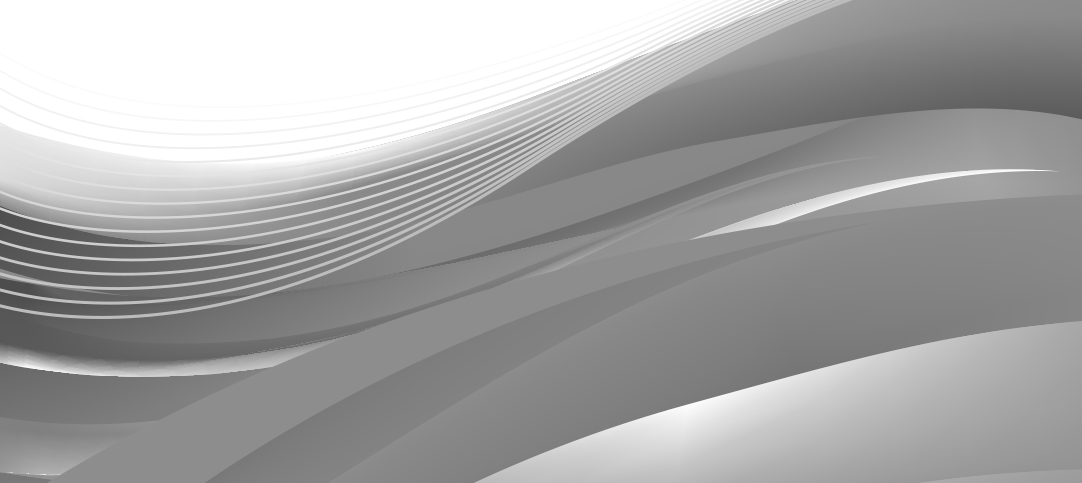
#> input picture JPEG_ENCODER/assets/something.bmp, 1082 x 483 px
$ python run.py --input assets/something.bmp
#> lines starting #> are read from the running program, lines starting #| are printed output that depends on the picture
### JPEG_ENCODER/encoder.py
import cv2
import numpy as np
# from huffman import huffman, dehuffman, inverse
import copy
import rawpy
import LZW
import datetime
class encoder():
  def __init__(self, path):
    self.img = cv2.imread(path)
    self.path = path
    # with rawpy.imread(path) as raw:
    #   rgb = raw.postprocess()
    # self.img = cv2.COLOR_RGB2BGR(rgb)
    self.origin_img = copy.deepcopy(self.img)
    self.height, self.width = self.img.shape[0], self.img.shape[1]
    self.sup_height = (16 - self.height % 16) if (self.height % 16 != 0) else 0
    self.sup_width = (16 - self.width % 16) if (self.width % 16 != 0) else 0
    self.height += self.sup_height
    self.width += self.sup_width
    if self.sup_height != 0 or self.sup_width != 0:
      self.img = np.pad(self.img, [(0, self.sup_height),(0, self.sup_width), (0, 0)], mode='constant')

  # [9 lines left out: function ycbcr_convert, not called in this run]

  def subsampling(self):
    img_y, img_cb, img_cr = [], [], []
    for i in range(self.img.shape[0]):
      for j in range(self.img.shape[1]):
        img_y.append(self.img[i, j, 0])
        if i % 2 == 0 and j % 2 == 0:
          img_cb.append(self.img[i, j, 1])
        elif j % 2 == 0:
          img_cr.append(self.img[i, j, 2])
    img_y = np.array(img_y).reshape([self.img.shape[0], self.img.shape[1]])
    img_cb = np.array(img_cb).reshape([self.img.shape[0] // 2, self.img.shape[1] // 2])
    img_cr = np.array(img_cr).reshape([self.img.shape[0] // 2, self.img.shape[1] // 2])

    return img_y, img_cb, img_cr

  def dct_convert(self, img_y, img_cb, img_cr):
    dct_kernel = np.zeros([8, 8])
    dct_kernel[0, :] = 1 / np.sqrt(8)
    for i in range(1, 8):
      for j in range(8):
        dct_kernel[i, j] = np.cos(np.pi * i * (2 * j + 1) / 16) * np.sqrt(2 / 8)

    def convertion(img):
      new_img = np.zeros(img.shape)
      for i in range(0, img.shape[0], 8):
        for j in range(0, img.shape[1], 8):
          temp = img[i:i+8, j:j+8]
          t1 = np.dot(dct_kernel, temp)
          new_img[i:i+8, j:j+8] = np.dot(t1, np.transpose(dct_kernel))
      return new_img

    img_y = convertion(img_y)
    img_cb = convertion(img_cb)
    img_cr = convertion(img_cr)

    return img_y, img_cb, img_cr

  def quantization(self, img, q):
    new_img = np.zeros(img.shape, dtype=int)
    for i in range(0, img.shape[0], 8):
      for j in range(0, img.shape[1], 8):
        temp = img[i:i+8, j:j+8]
        new_img[i:i+8, j:j+8] = np.round(temp / q)
    return new_img

  # [33 lines of commented-out code are left out]
  def RLE(self, img):
    img = np.array(img).T
    # dc = []
    rle = []
    tmp = img[0,0]
    rle.append((0,tmp))
    #DMCP
    for i in img[0][1:]:
      rle.append((0,i - tmp))
      tmp = i
    #RLE
    (h,w) = img.shape
    key =img[1,0]
    fre =0
    for j in range(w):
      for i in range(1,h):
          if key == img[i,j]:
            fre =fre+1
          else:
            rle.append((fre,key))
            key = img[i,j]
            fre =1
    rle.append((fre,key))
    return rle
  # [26 lines of commented-out code are left out]

  def scan(self, img, z):
    img_seq = []
    for i in range(0, img.shape[0], 8):
      for j in range(0, img.shape[1], 8):
        temp = img[i:i+8, j:j+8]
        temp = temp.reshape([1, -1])
        new_zone = []
        for k in range(temp.shape[1]):
          new_zone.append(temp[0][z[k]])
        img_seq.append(new_zone)

    return img_seq
  def tuple_to_string(self,tu):
    # print(tu[0])
    # print(b''.join(('a','b')))
    return ' '.join([' '.join(map(str, t)) for t in tu])
  def get_time(self):
    now = datetime.datetime.now()
    return "[{}:{}:{}] - ".format(now.hour,now.minute, now.second)
  def encode(self):
    qy = [16,11,10,16,24,40,51,61,
12,12,14,19,26,58,60,55,
14,13,16,24,40,57,69,56,
14,17,22,29,51,87,80,62,
18,22,37,56,68,109,103,77,
24,35,55,64,81,104,113,92,
49,64,78,87,103,121,120,101,
72,92,95,98,112,100,103,99]

    qy = np.array(qy)
    qy = qy.reshape([8, 8])

    qc = [17,18,24,47,99,99,99,99,
18,21,26,66,99,99,99,99,
24,26,56,99,99,99,99,99,
47,66,99,99,99,99,99,99,
99,99,99,99,99,99,99,99,
99,99,99,99,99,99,99,99,
99,99,99,99,99,99,99,99,
99,99,99,99,99,99,99,99]

    qc = np.array(qc)
    qc = qc.reshape([8, 8])

    z = [0,1,5,6,14,15,27,28,
2,4,7,13,16,26,29,42,
3,8,12,17,25,30,41,43,
9,11,18,24,31,40,44,53,
10,19,23,32,39,45,52,54,
20,22,33,38,46,51,55,60,
21,34,37,47,50,56,59,61,
35,36,48,49,57,58,62,63]
    result = ''
    result+=self.get_time()+'[INFO] ycbcr convert\n'
    #ycbcr convert
    # self.ycbcr_convert()
    self.img= cv2.cvtColor(self.img,cv2.COLOR_BGR2YUV)
    result+=self.get_time()+'Done\n'+self.get_time()+'[INFO] Subsampling\n'
    #subsampling
    img_y, img_cb, img_cr = self.subsampling()
    # dct convert
    result+=self.get_time()+'Done\n'+self.get_time()+'[Info] DCT convert\n'
    img_y, img_cb, img_cr = self.dct_convert(img_y, img_cb, img_cr)
    # quantization
    result+=self.get_time()+'Done\n'+self.get_time()+'[INFO] Quantization\n'
    img_y = self.quantization(img_y, qy)
    img_cb = self.quantization(img_cb, qc)
    img_cr = self.quantization(img_cr, qc)
    # print(type(img_y))
    # print(self.width,self.height)
    # z-scan
    result+=self.get_time()+'Done\n'+self.get_time()+'[INFO] z-scan\n'
    img_y = self.scan(img_y, z)
    img_cb = self.scan(img_cb, z)
    img_cr = self.scan(img_cr, z)

    # print(img_y)
    # input()
    # encode
    result+=self.get_time()+'Done\n'+self.get_time()+'[INFO] RLE\n'
    img_y = self.RLE(img_y)
    img_cb = self.RLE(img_cb)
    img_cr = self.RLE(img_cr)
    # print(img_y)
    #tuple to string
    result+=self.get_time()+'Done\n'+self.get_time()+'[INFO] Tuple to string\n'
    img_y = '{} {} {} {} {} '.format(self.path[self.path.rfind('.')+1:],self.width,self.height,self.sup_width,self.sup_height)+self.tuple_to_string(img_y)
    img_cb=self.tuple_to_string(img_cb)
    img_cr=self.tuple_to_string(img_cr)
    # img_y = self.huffman_encode(img_y)
    # img_cb = self.huffman_encode(img_cb)
    # img_cr = self.huffman_encode(img_cr)
    result+=self.get_time()+'Done\n'
    return img_y, img_cb, img_cr,result


# [3 lines that do not run on import are left out]
  # print(_encoder.RLE([[93, 0, 0, 0, 0, 0, 0, 0, 0, 0, 0, 0, 0, 0, 0, 0, 0, -1, 0, 0, 0, 0, 0, 0, 0, 0, 0, 0, 0, 0, 0, 0, 0, 0, 0, 0, 0, 0, 0, 0, 0, 0, 0, 0, 0, 0, 0, 0, 0, 0, 0, 0, 0, 0, 0, 0, 0, 0, 0, 0, 0, 0, 0, 0], [93, 0, 0, 0, 0, 0, 0, 0, 0, 0, 0, 0, 0, 0, 0, 0, 0, -1, 0, 0, 0, 0, 0, 0, 0, 0, 0, 0, 0, 0, 0, 0, 0, 0, 0, 0, 0, 0, 0, 0, 0, 0, 0, 0, 0, 0, 0, 0, 0, 0, 0, 0, 0, 0, 0, 0, 0, 0, 0, 0, 0, 0, 0, 0], [94, 0, 0, 0, 0, 0, 0, 0, 0, 0, 0, 0, 0, 0, 0, 0, 0, -1, 0, 0, 0,0, 0, 0, 0, 0, 0, 0, 0, 0, 0, 0, 0, 0, 0, 0, 0, 0, 0, 0, 0, 0, 0, 0, 0, 0, 0, 0, 0, 0, 0, 0, 0, 0, 0, 0, 0, 0, 0, 0, 0, 0, 0, 0], [94, 0, 0, 0, 0, 0, 0,0, 0, 0, 0, 0, 0, 0, 0, 0, 0, -1, 0, 0, 0, 0, 0, 0, 0, 0, 0, 0, 0, 0, 0, 0, 0, 0, 0, 0, 0, 0, 0, 0, 0, 0, 0, 0, 0, 0, 0, 0, 0, 0, 0, 0, 0, 0, 0, 0, 0, 0, 0, 0, 0, 0, 0, 0], [94, 0, 0, 0, 0, 0, 0, 0, 0, 0, 0, 0, 0, 0, 0, 0, 0, -1, 0, 0, 0, 0, 0, 0, 0, 0, 0, 0, 0, 0, 0, 0, 0, 0, 0, 0, 0, 0, 0, 0, 0, 0, 0, 0, 0, 0, 0, 0, 0, 0, 0, 0, 0, 0, 0, 0, 0, 0, 0, 0, 0, 0, 0, 0], [94, 0, 0, 0, 0, 0, 0, 0, 0, 0, 0, 0, 0, 0, 0, 0, 0, -1, 0, 0, 0, 0, 0, 0, 0, 0, 0, 0, 0,0, 0, 0, 0, 0, 0, 0, 0, 0, 0, 0, 0, 0, 0, 0, 0, 0, 0, 0, 0, 0, 0, 0, 0, 0, 0, 0, 0, 0, 0, 0, 0, 0, 0, 0], [94, 0, 0, 0, 0, 0, 0, 0, 0, 0, 0, 0, 0, 0, 0,0, 0, -1, 0, 0, 0, 0, 0, 0, 0, 0, 0, 0, 0, 0, 0, 0, 0, 0, 0, 0, 0, 0, 0, 0, 0, 0, 0, 0, 0, 0, 0, 0, 0, 0, 0, 0, 0, 0, 0, 0, 0, 0, 0, 0, 0, 0, 0, 0], [94, 0, 0, 0, 0, 0, 0, 0, 0, 0, 0, 0, 0, 0, 0, 0, 0, -1, 0, 0, 0, 0, 0, 0, 0, 0, 0, 0, 0, 0, 0, 0, 0, 0, 0, 0, 0, 0, 0, 0, 0, 0, 0, 0, 0, 0, 0, 0, 0, 0, 0, 0, 0, 0, 0, 0, 0, 0, 0, 0, 0, 0, 0, 0], [94, 0, 0, 0, 0, 0, 0, 0, 0, 0, 0, 0, 0, 0, 0, 0, 0, -1, 0, 0, 0, 0, 0, 0, 0, 0, 0, 0, 0, 0, 0, 0, 0, 0, 0, 0, 0,0, 0, 0, 0, 0, 0, 0, 0, 0, 0, 0, 0, 0, 0, 0, 0, 0, 0, 0, 0, 0, 0, 0, 0, 0, 0, 0], [94, 0, 0, 0, 0, 0, 0, 0, 0, 0, 0, 0, 0, 0, 0, 0, 0, -1, 0, 0, 0, 0, 0, 0, 0, 0, 0, 0, 0, 0, 0, 0, 0, 0, 0, 0, 0, 0, 0, 0, 0, 0, 0, 0, 0, 0, 0, 0, 0, 0, 0, 0, 0, 0, 0, 0, 0, 0, 0, 0, 0, 0, 0, 0]]))
  # print(_encoder.RLE([[93,1,1,2,2],[2,2,2,2,3],[1,4,4,3,2]]))

### JPEG_ENCODER/huffman.py
import heapq
import os
from functools import total_ordering

"""
Code for Huffman Coding, compression and decompression.
Explanation at http://bhrigu.me/blog/2017/01/17/huffman-coding-python-implementation/
"""
DIR = os.path.dirname(os.path.realpath(__file__))+'/TMP/'
@total_ordering
class HeapNode:
    def __init__(self, char, freq):
        self.char = char
        self.freq = freq
        self.left = None
        self.right = None

    # defining comparators less_than and equals
    def __lt__(self, other):
        return self.freq < other.freq

    def __eq__(self, other):
        if(other == None):
            return False
        if(not isinstance(other, HeapNode)):
            return False
        return self.freq == other.freq


class HuffmanCoding:
    def __init__(self, path):
        self.path = path
        self.heap = []
        self.codes = {}
        self.reverse_mapping = {}

    # functions for compression:

    def make_frequency_dict(self, text):
        frequency = {}
        for character in text:
            if not character in frequency:
                frequency[character] = 0
            frequency[character] += 1
        return frequency

    def make_heap(self, frequency):
        for key in frequency:
            node = HeapNode(key, frequency[key])
            heapq.heappush(self.heap, node)

    def merge_nodes(self):
        while(len(self.heap)>1):
            node1 = heapq.heappop(self.heap)
            node2 = heapq.heappop(self.heap)

            merged = HeapNode(None, node1.freq + node2.freq)
            merged.left = node1
            merged.right = node2

            heapq.heappush(self.heap, merged)


    def make_codes_helper(self, root, current_code):
        if(root == None):
            return

        if(root.char != None):
            self.codes[root.char] = current_code
            self.reverse_mapping[current_code] = root.char
            return

        self.make_codes_helper(root.left, current_code + "0")
        self.make_codes_helper(root.right, current_code + "1")


    def make_codes(self):
        root = heapq.heappop(self.heap)
        current_code = ""
        self.make_codes_helper(root, current_code)


    def get_encoded_text(self, text):
        encoded_text = ""
        for character in text:
            encoded_text += self.codes[character]
        return encoded_text


    def pad_encoded_text(self, encoded_text):
        extra_padding = 8 - len(encoded_text) % 8
        for i in range(extra_padding):
            encoded_text += "0"

        padded_info = "{0:08b}".format(extra_padding)
        encoded_text = padded_info + encoded_text
        return encoded_text


    def get_byte_array(self, padded_encoded_text):
        if(len(padded_encoded_text) % 8 != 0):
            print("Encoded text not padded properly")
            exit(0)

        b = bytearray()
        for i in range(0, len(padded_encoded_text), 8):
            byte = padded_encoded_text[i:i+8]
            b.append(int(byte, 2))
        return b


    def compress(self,text,i):
        filename, file_extension = os.path.splitext(self.path)
        output_path =  DIR+"huffman{}.bin".format(i)

        # with open(output_path, 'wb') as output:
            # text = file.read()
            # text = text.rstrip()

        frequency = self.make_frequency_dict(text)
        self.make_heap(frequency)
        self.merge_nodes()
        self.make_codes()

        encoded_text = self.get_encoded_text(text)
        padded_encoded_text = self.pad_encoded_text(encoded_text)

        b = self.get_byte_array(padded_encoded_text)
            # output.write(bytes(b))

        print("Compressed")

        return b


    """ functions for decompression: """


    # [47 lines left out: functions remove_padding, decode_text, decompress, not called in this run]

### JPEG_ENCODER/decoder.py
import cv2
import numpy as np
# from huffman import huffman, dehuffman, inverse
import datetime
class decoder():
  def __init__(self):
    pass

  # [23 lines of commented-out code are left out]

  # [98 lines left out: functions deRLE, inverse_scan, idct, inverse_quantization, inverse_subsampling, rgb_convert and 1 more, not called in this run]
  def get_time(self):
    now = datetime.datetime.now()
    return "[{}:{}:{}] - ".format(now.hour,now.minute, now.second)
  # [77 lines left out: function decode, not called in this run]
# [7 lines that do not run on import are left out]

### JPEG_ENCODER/run.py
from encoder import encoder
from decoder import decoder
import LZW
from huffman import HuffmanCoding
import lossless_LZW
import pickle
import time
import cv2
import os
import arithmetic_compress
import arithmetic_decompress
import argparse
dict_Alg={0:"JPEG encoder with Huffman Coding",1:"JPEG encoder LZW Coding",
            2: "JPEG encoder Arithmetic Coding",3:"LZW Lossless Coding"}
# [15 lines left out: function info_img, not called in this run]
def compress(path,flag_alg):
    dir_folder = path[:path.rfind('.')]
    begin = time.time()
    result=''
    if flag_alg ==3:
        dir_folder+='_LWZLossless'
        print( lossless_LZW.compress(path,dir_folder))
    else:
        #JPEG-ENCODING
        _encoder = encoder(path)
        _decoder = decoder()
        img_y, img_cb, img_cr,result  = _encoder.encode()
        print(result)
        #Choose Algo
        print(_encoder.get_time() + '[INFO] Entropy Encoder')
        #Huffman
        if flag_alg==0:
            print(len(img_y))
            h1 = HuffmanCoding('a.txt')
            h2 = HuffmanCoding('a.txt')
            h3 = HuffmanCoding('a.txt')
            img_y = h1.compress( img_y,0)

            img_cb = h2.compress(img_cb,1)
            img_cr = h3.compress(img_cr,2)
            print(type(img_y))
            dir_folder+='_huffman'
            with open(dir_folder+".pkl", "wb") as fp:   #Pickling
                pickle.dump([h1,h2,h3,img_y,img_cb,img_cr], fp)
        #LZW
        elif flag_alg ==1:
            img_y = LZW.compress1(img_y)
            img_cb = LZW.compress1(img_cb)
            img_cr = LZW.compress1(img_cr)
            dir_folder+='_lzw'
            print(len(img_y) +len(img_cb)+len(img_cr))
            with open(dir_folder+".pkl", "wb") as fp:   #Pickling
                pickle.dump([img_y,img_cb,img_cr], fp)
        #Arithmetic
        elif flag_alg == 2:
            img_y = arithmetic_compress.arith_compress(img_y)
            img_cb = arithmetic_compress.arith_compress(img_cb)
            img_cr = arithmetic_compress.arith_compress(img_cr)
            dir_folder+='_arithmetic'
            with open(dir_folder+".pkl", "wb") as fp:   #Pickling
                pickle.dump([img_y,img_cb,img_cr], fp)
        print(_encoder.get_time() + 'Done\n')

    # print( "Compresssion Task\n==============================\n"+ result
    print(  'Time Total: {} s '.format(time.time()-begin))
    print('PATH RESULT: {}'.format(dir_folder+'.pkl'))
    return result
# [61 lines left out: function decompress, not called in this run]
if __name__ =='__main__':
    parser =argparse.ArgumentParser()
    parser.add_argument('-i','--input',help='Path image',required=True)
    parser.add_argument('-f','--flag',type = int,help = 'Choose: 0 :Compress | 1 :Decompress',default =0)
    parser.add_argument('-m','--method',type = int,help ='Choose method: 0 :JPEG encoder with Huffman Coding | 1 :JPEG encoder LZW Coding | 2 :JPEG encoder Arithmetic Coding | 3 :LZW Lossless Coding\n',default =0)
    args = parser.parse_args()
    if args.flag ==0:
      compress(args.input,args.method)
#> in __init__, self.img is the input picture: shape (483, 1082, 3); min 76, max 255, mean 165.3
#> in __init__, `self.img = np.pad(self.img, [(0, self.sup_height),(0, self.sup_width),..`:
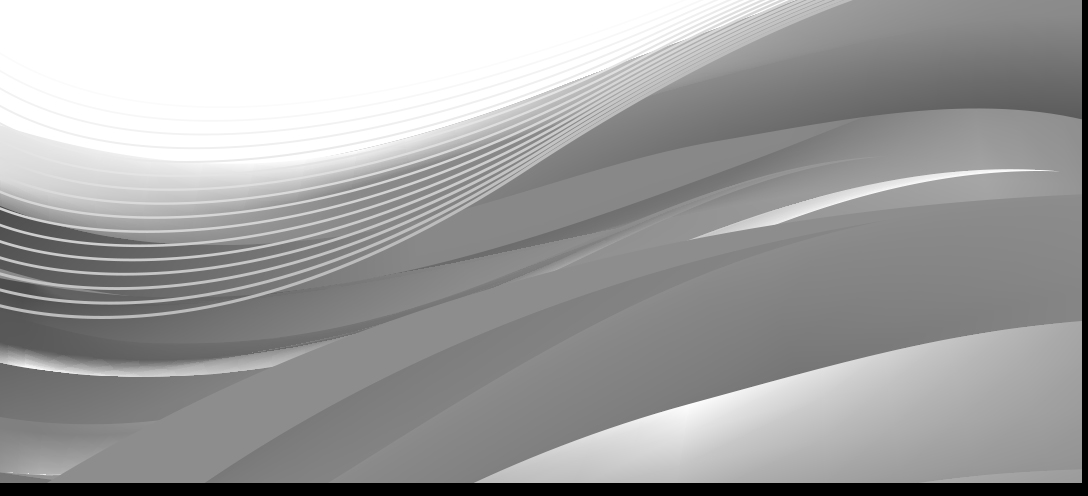
#> self.img: shape (496, 1088, 3); min 0, max 255, mean 160
#> in encode, `self.img= cv2.cvtColor(self.img,cv2.COLOR_BGR2YUV)`: self.img: shape (496, 1088, 3); mean of channels 0, 1, 2 160, 128, 128
#> after the loop in subsampling, `for i in range(self.img.shape[0]):`: img_cb = 134912 items; img_y = 539648 items
#> in subsampling, `img_cb = np.array(img_cb).reshape([self.img.shape[0] // 2, self.img.sh..`: img_cb: shape (248, 544); every value is 128
#> after the loop in convertion, `for i in range(0, img.shape[0], 8):`:
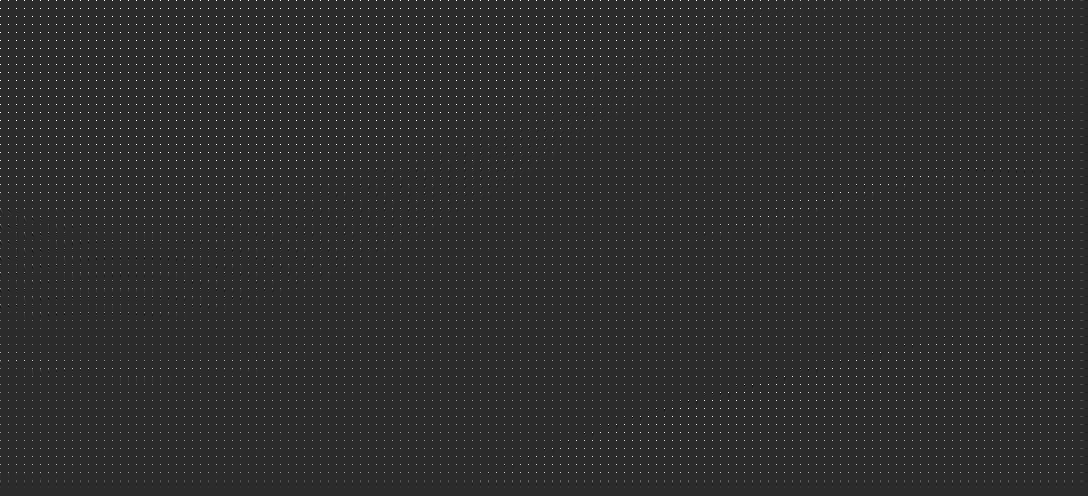
#> new_img: shape (496, 1088) float64; min -425, max 2040, mean 20.3; drawn with min black and max white
#> after the loop in convertion (call 2), `for i in range(0, img.shape[0], 8):`:
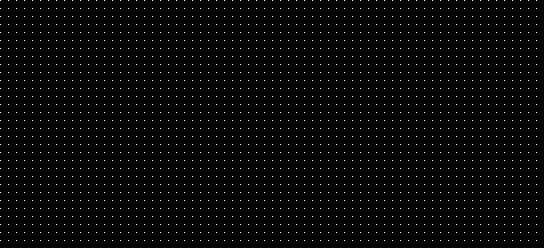
#> new_img: shape (248, 544) float64; min -2.04e-13, max 1024, mean 16; drawn with min black and max white
#> after the loop in quantization (call 2), `for i in range(0, img.shape[0], 8):`: new_img: shape (248, 544) int64; values 0 (black) and 60 (white), 1.6% white in thin lines or dots
#> after the loop in scan, `for i in range(0, img.shape[0], 8):`: img_seq = 8432 items
#> in encode, `img_cb = self.scan(img_cb, z)`: img_cb = 2108 items
#> in RLE, `tmp = img[0,0]`: tmp = 127
#> after the loop in RLE, `for i in img[0][1:]:`: rle = 8432 pairs, first value 0 to 0, second value -63 to 127
#> in RLE, `key =img[1,0]`: key = 0
#> after the loop in RLE, `for j in range(w):`: rle = 49066 items
#> in encode, `img_y = self.RLE(img_y)`: img_y = 49067 items
#> in encode, `img_cb = self.RLE(img_cb)`: img_cb = 2109 pairs, first value 0 to 132804, second value 0 to 60
#> in encode, `img_cr = self.RLE(img_cr)`: img_cr has the same summary as img_cb
#| [11:59:18] - [INFO] ycbcr convert
#| [11:59:18] - Done
#| [11:59:18] - [INFO] Subsampling
#| [11:59:18] - Done
#| [11:59:18] - [Info] DCT convert
#| [11:59:19] - Done
#| [11:59:19] - [INFO] Quantization
#| [11:59:19] - Done
#| [11:59:19] - [INFO] z-scan
#| [11:59:19] - Done
#| [11:59:19] - [INFO] RLE
#| [11:59:19] - Done
#> (further printed lines are left out)
#| 216344
#| <class 'bytearray'>
    else:
      decompress(args.input,args.method)
